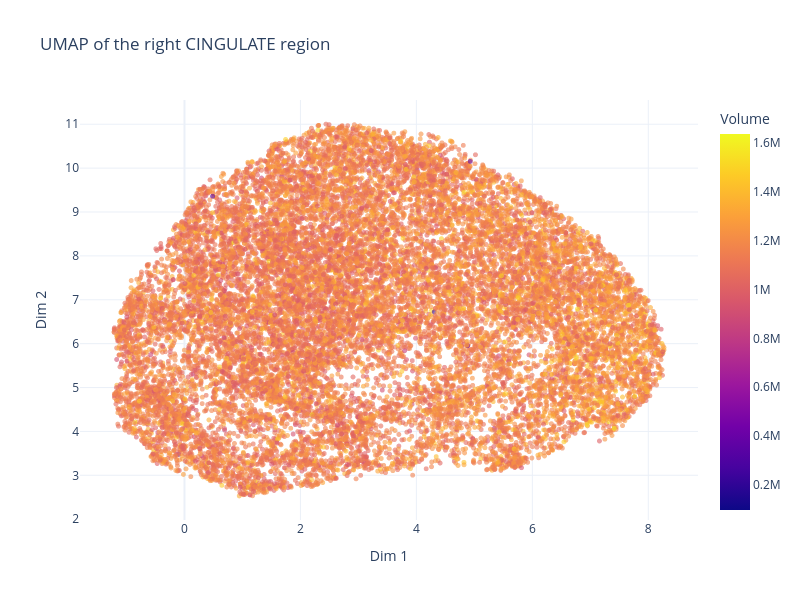

The cell this chart's notebook holds for it:
### Markdown cell above
#### Brain volume

### Code cell
fig = px.scatter(bdd_2D_UKB,
    x='Dim 1',
    y='Dim 2',
    color=ukb_fusion['Volume'].astype(float).to_numpy(),
    labels={'color': 'Volume'},
    title='UMAP of the right CINGULATE region',
    template='plotly_white', 
    hover_data= ['Dataset', 'ID'],
    opacity=0.6,
    width=800, height=600
)

fig.update_traces(marker=dict(size=5))  # Adjust marker size

fig.show()

### Figure 1 — Plotly figure (JSON) as saved in the notebook; plotly's stock layout.template omitted (floating-point values rounded to 4 significant figures; data arrays with more than 128 entries replaced by an {"elided": "..."} marker saying what was removed)
{"data": [{"customdata": {"elided": "19611x2 str values"}, "hovertemplate": "Dim 1=%{x}<br>Dim 2=%{y}<br>Dataset=%{customdata[0]}<br>ID=%{customdata[1]}<br>Volume=%{marker.color}<extra></extra>", "legendgroup": "", "marker": {"color": {"elided": "19611 int values"}, "coloraxis": "coloraxis", "opacity": 0.6, "size": 5, "symbol": "circle"}, "mode": "markers", "name": "", "showlegend": false, "type": "scattergl", "x": {"elided": "19611 float values"}, "xaxis": "x", "y": {"elided": "19611 float values"}, "yaxis": "y"}], "layout": {"coloraxis": {"colorbar": {"title": {"text": "Volume"}}, "colorscale": [[0, "#0d0887"], [0.1111, "#46039f"], [0.2222, "#7201a8"], [0.3333, "#9c179e"], [0.4444, "#bd3786"], [0.5556, "#d8576b"], [0.6667, "#ed7953"], [0.7778, "#fb9f3a"], [0.8889, "#fdca26"], [1, "#f0f921"]]}, "height": 600, "legend": {"tracegroupgap": 0}, "title": {"text": "UMAP of the right CINGULATE region"}, "width": 800, "xaxis": {"anchor": "y", "domain": [0, 1], "title": {"text": "Dim 1"}}, "yaxis": {"anchor": "x", "domain": [0, 1], "title": {"text": "Dim 2"}}}}
